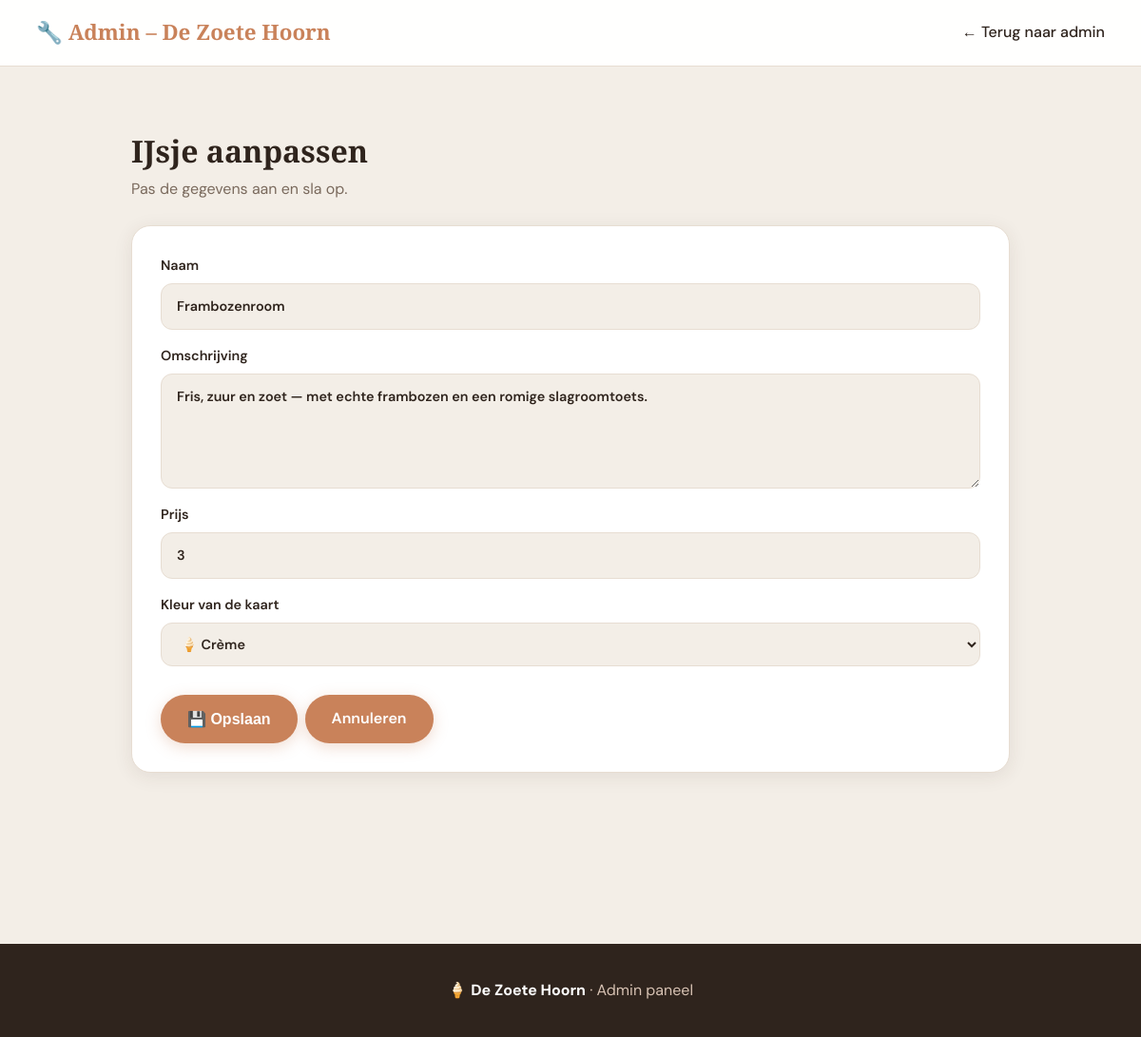
The app's page /app/aanpassen.php?id=2 (signed in) with its own data.
### tables this page shows
CREATE TABLE `menukaart` (
  `id` int NOT NULL,
  `titel` text NOT NULL,
  `omschrijving` text NOT NULL,
  `prijs` decimal(10,0) NOT NULL,
  `flavor` varchar(50) DEFAULT 'kt-creme'
);

### app/aanpassen.php (the view, shortened to what this page needs)
<?php
$connection = new PDO('mysql:host=mysql_db;dbname=Ijssalon;charset=utf8mb4', 'root', 'rootpassword');
$connection->setAttribute(PDO::ATTR_ERRMODE, PDO::ERRMODE_EXCEPTION);
$id = (int) $_GET['id'];
$kleuren = [
        'kt-roze'   => '🌸 Roze',
        'kt-geel'   => '🌟 Geel',
        'kt-groen'  => '🍃 Groen',
        'kt-oranje' => '🍊 Oranje',
        'kt-bruin'  => '🍫 Bruin',
        'kt-creme'  => '🍦 Crème',
        'kt-blauw'  => '🫐 Blauw',
        'kt-paars'  => '🍇 Paars',
];
$sql = $connection->prepare("SELECT * FROM menukaart WHERE id = :id");
$sql->execute([':id' => $id]);
$data = $sql->fetch(PDO::FETCH_ASSOC);
?>
<!DOCTYPE html>
<html lang="nl">
<head>
    <link rel="stylesheet" href="style.css">
</head>
<body>
<nav>
    <div class="nav-inner">
        <span class="logo">🔧 Admin – De Zoete Hoorn</span>
        <ul>
            <li><a href="admin.php">← Terug naar admin</a></li>
        </ul>
    </div>
</nav>
<section class="admin-sectie">
    <div class="admin-inner">
        <h2>IJsje aanpassen</h2>
        <p class="sub">Pas de gegevens aan en sla op.</p>
        <form method="post" class="admin-form">
            <label>Naam
                <input type="text" name="titel" value="<?php echo htmlspecialchars($data['titel']); ?>" required>
            </label>
            <label>Omschrijving
                <textarea name="omschrijving" rows="4" required><?php echo htmlspecialchars($data['omschrijving']); ?></textarea>
            </label>
            <label>Prijs
                <input type="number" step="0.01" min="0" name="prijs" value="<?php echo htmlspecialchars($data['prijs']); ?>" required>
            </label>
            <label>Kleur van de kaart
                <select name="flavor" required>
                    <?php foreach ($kleuren as $val => $label): ?>
                        <option value="<?php echo htmlspecialchars($val); ?>" <?php echo ($data['flavor'] === $val) ? 'selected' : ''; ?>>
                            <?php echo htmlspecialchars($label); ?>
                        </option>
                    <?php endforeach; ?>
                </select>
            </label>
            <div class="admin-knoppen">
                <button type="submit" class="btn">💾 Opslaan</button>
                <a href="admin.php" class="btn btn-secundair">Annuleren</a>
            </div>
        </form>
    </div>
</section>
<footer>
    <p>🍦 <strong>De Zoete Hoorn</strong> · Admin paneel</p>
</footer>
</body>
</html>

### app/style.css (style rules this page uses)
:root { --bg: #f3eee7; --surface: #f8f3ec; --card: #fffaf4; --text: #2f241d; --muted: #7a6a5d; --accent: #c9825a; --accent-dark: #a86543; --border: #e7ddd2; --shadow: 0 4px 20px rgba(70,45,30,.09); --radius: 20px; }
*, *::before, *::after { box-sizing: border-box; margin: 0; padding: 0; }
html { scroll-behavior: smooth; }
body { font-family: 'DM Sans', sans-serif; background: var(--bg); color: var(--text); line-height: 1.65; }
h1, h2, h3 { font-family: 'Playfair Display', serif; line-height: 1.2; }
nav { position: sticky; top: 0; z-index: 100; background: rgba(255,255,255,.96); backdrop-filter: blur(10px); border-bottom: 1px solid var(--border); }
.nav-inner { max-width: 1180px; margin: 0 auto; padding: 16px 28px; display: flex; align-items: center; justify-content: space-between; }
.logo { font-family: 'Playfair Display', serif; font-size: 1.4rem; font-weight: 700; color: var(--accent); }
nav ul { list-style: none; display: flex; gap: 22px; }
nav a { text-decoration: none; color: var(--text); font-weight: 500; transition: color .2s; }
.btn { display: inline-block; background: var(--accent); color: white; border: none; border-radius: 999px; padding: 12px 28px; font-size: 1rem; font-weight: 600; text-decoration: none; cursor: pointer; transition: background .2s, transform .18s; box-shadow: 0 4px 16px rgba(201,130,90,.28); }
.admin-sectie { max-width: 980px; margin: 0 auto; padding: 70px 28px; }
.admin-inner h2 { font-size: 2rem; margin-bottom: 8px; }
.sub { color: var(--muted); margin-bottom: 24px; }
.admin-form { background: white; border: 1.5px solid var(--border); border-radius: var(--radius); padding: 30px; display: flex; flex-direction: column; gap: 16px; box-shadow: var(--shadow); margin-bottom: 50px; }
.admin-form label { display: flex; flex-direction: column; gap: 6px; font-weight: 600; font-size: .9rem; }
.admin-form input, .admin-form textarea, .admin-form select { padding: 12px 16px; border: 1.5px solid var(--border); border-radius: 12px; font: inherit; background: var(--bg); color: var(--text); transition: border-color .2s; }
.admin-knoppen { display: flex; gap: 8px; margin-top: 14px; flex-wrap: wrap; }
footer { background: var(--text); color: #d7c2b3; text-align: center; padding: 36px 20px; margin-top: 60px; }
footer strong { color: white; }

### records on screen
menukaart: titel "Frambozenroom", omschrijving "Fris, zuur en zoet — met echte frambozen en een romige slagroomtoets.", prijs "3", flavor "🍦 Crème"
